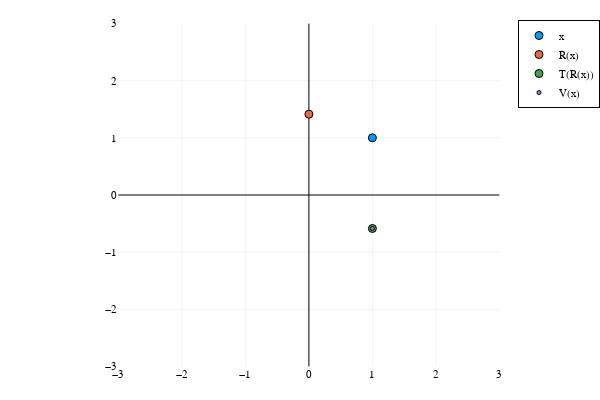

The code cell stored with this chart in its notebook:
### Code cell
x = F(cl.e1 + cl.e2)
Rx= R*x*reverse(R)
Tx= Tt*Rx*reverse(Tt)
Vx= V*x*reverse(V)

scatter([x.e1],[x.e2],xlims=(-3,3),ylims=(-3,3), aspect_ratio=1,label="x")

scatter!([Rx.e1],[Rx.e2],xlims=(-3,3),ylims=(-3,3), aspect_ratio=1,label="R(x)")
scatter!([Tx.e1],[Tx.e2],xlims=(-3,3),ylims=(-3,3), aspect_ratio=1,label="T(R(x))",
    framestyle=:zerolines)
scatter!([Vx.e1],[Vx.e2],xlims=(-3,3),ylims=(-3,3), aspect_ratio=1,label="V(x)",markersize=2)

### Figure 1 — Plotly figure (JSON) as saved in the notebook; plotly's stock layout.template omitted (floating-point values rounded to 4 significant figures)
{"data": [{"colorbar": {"len": 0.9525, "title": {"text": ""}, "x": 0.8323, "y": 0.5139}, "legendgroup": "x", "marker": {"color": "rgba(0, 154, 250, 1.000)", "line": {"color": "rgba(0, 0, 0, 1)", "width": 1}, "size": 8, "symbol": "circle"}, "mode": "markers", "name": "x", "showlegend": true, "type": "scatter", "x": [1], "xaxis": "x", "y": [1], "yaxis": "y", "zmax": null, "zmin": null}, {"colorbar": {"len": 0.9525, "title": {"text": ""}, "x": 0.8323, "y": 0.5139}, "legendgroup": "R(x)", "marker": {"color": "rgba(227, 111, 71, 1.000)", "line": {"color": "rgba(0, 0, 0, 1)", "width": 1}, "size": 8, "symbol": "circle"}, "mode": "markers", "name": "R(x)", "showlegend": true, "type": "scatter", "x": [-2.22e-16], "xaxis": "x", "y": [1.414], "yaxis": "y", "zmax": null, "zmin": null}, {"colorbar": {"len": 0.9525, "title": {"text": ""}, "x": 0.8323, "y": 0.5139}, "legendgroup": "T(R(x))", "marker": {"color": "rgba(62, 164, 78, 1.000)", "line": {"color": "rgba(0, 0, 0, 1)", "width": 1}, "size": 8, "symbol": "circle"}, "mode": "markers", "name": "T(R(x))", "showlegend": true, "type": "scatter", "x": [1.0], "xaxis": "x", "y": [-0.5858], "yaxis": "y", "zmax": null, "zmin": null}, {"colorbar": {"len": 0.9525, "title": {"text": ""}, "x": 0.8323, "y": 0.5139}, "legendgroup": "V(x)", "marker": {"color": "rgba(195, 113, 210, 1.000)", "line": {"color": "rgba(0, 0, 0, 1)", "width": 1}, "size": 4, "symbol": "circle"}, "mode": "markers", "name": "V(x)", "showlegend": true, "type": "scatter", "x": [1], "xaxis": "x", "y": [-0.5858], "yaxis": "y", "zmax": null, "zmin": null}], "layout": {"annotations": [], "height": 400, "legend": {"bgcolor": "rgba(255, 255, 255, 1.000)", "bordercolor": "rgba(0, 0, 0, 1)", "borderwidth": 1, "font": {"color": "rgba(0, 0, 0, 1)", "family": "sans-serif", "size": 11}, "title": {"font": {"color": "rgba(0, 0, 0, 1)", "family": "sans-serif", "size": 15}, "text": ""}, "tracegroupgap": 0, "traceorder": "normal", "x": 1, "xanchor": "auto", "y": 1, "yanchor": "auto"}, "margin": {"b": 20, "l": 0, "r": 0, "t": 20}, "paper_bgcolor": "rgba(255, 255, 255, 1.000)", "plot_bgcolor": "rgba(255, 255, 255, 1.000)", "showlegend": true, "width": 600, "xaxis": {"anchor": "y", "domain": [0.1973, 0.8323], "gridcolor": "rgba(0, 0, 0, 0.1)", "gridwidth": 0.5, "linecolor": "rgba(0, 0, 0, 1)", "mirror": false, "range": [-3, 3], "showgrid": true, "showline": false, "showticklabels": true, "tickangle": 0, "tickcolor": "rgba(0, 0, 0, 0)", "tickfont": {"color": "rgba(0, 0, 0, 1)", "family": "sans-serif", "size": 11}, "tickmode": "array", "ticks": "inside", "ticktext": ["−3", "−2", "−1", "0", "1", "2", "3"], "tickvals": [-3, -2, -1, 0, 1, 2, 3], "title": {"font": {"color": "rgba(0, 0, 0, 1)", "family": "sans-serif", "size": 15}, "text": ""}, "type": "linear", "visible": true, "zeroline": true, "zerolinecolor": "rgba(0, 0, 0, 1)"}, "yaxis": {"anchor": "x", "domain": [0.03762, 0.9902], "gridcolor": "rgba(0, 0, 0, 0.1)", "gridwidth": 0.5, "linecolor": "rgba(0, 0, 0, 1)", "mirror": false, "range": [-3, 3], "showgrid": true, "showline": false, "showticklabels": true, "tickangle": 0, "tickcolor": "rgba(0, 0, 0, 0)", "tickfont": {"color": "rgba(0, 0, 0, 1)", "family": "sans-serif", "size": 11}, "tickmode": "array", "ticks": "inside", "ticktext": ["−3", "−2", "−1", "0", "1", "2", "3"], "tickvals": [-3, -2, -1, 0, 1, 2, 3], "title": {"font": {"color": "rgba(0, 0, 0, 1)", "family": "sans-serif", "size": 15}, "text": ""}, "type": "linear", "visible": true, "zeroline": true, "zerolinecolor": "rgba(0, 0, 0, 1)"}}}
